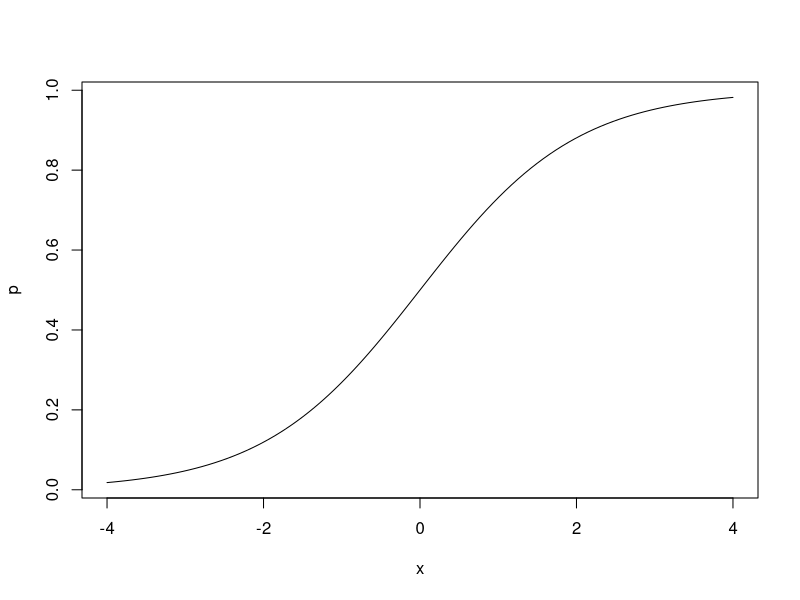

Generate this figure with R:
sample(c(0,1), size = 20, replace = TRUE, prob = c(0.3, 0.7))

rbinom(n = 20, size = 1, prob = 0.7)


x <- seq(-4, 4, length.out = 100)
p <- 1/(1 + exp(-x))
plot(x, p, type = "l")


set.seed(1)
gender <- sample(c(0,1), size = 100, replace = TRUE)
age <- round(runif(100, 18, 80))

lp <- -9 + 3.5*gender + 0.2*age

p <- 1/(1 + exp(-lp))
summary(p)

y <- rbinom(n = 100, size = 1, prob = p)
y


mod <- glm(y ~ gender + age, family = "binomial")
summary(mod)



set.seed(1)
gender <- sample(c(0,1), size = 1000, replace = TRUE)
age <- round(runif(1000, 18, 80))
xb <- -9 + 3.5*gender + 0.2*age
p <- 1/(1 + exp(-xb))
y <- rbinom(n = 1000, size = 1, prob = p)
mod <- glm(y ~ gender + age, family = "binomial")
summary(mod)

predict(mod, type="response", newdata = data.frame(cbind(age,gender)))[1:10]
p[1:10]

#generate data then build model
simFit <- function(n){
  gender <- sample(c(0,1), size = n, replace = TRUE)
  age <- round(runif(n, 18, 80))
  xb <- -9 + 3.5*gender + 0.2*age
  p <- 1/(1 + exp(-xb))
  y <- rbinom(n = n, size = 1, prob = p)
  mod <- glm(y ~ gender + age, family = binomial)
  s.out <- summary(mod)
  return(s.out$coeff[1])
}

powerEst <- function(N, n){
  r.out <- replicate(n = N, simFit(n = n))
  r.out
}
#10 repeatition, sample size of 100
powerEst(10,100)

#Three different sample sizes, 10 repeatiton  
ss <- seq(300,1000,100) # various sample sizes
p.out <- sapply(ss, function(x)powerEst(N = 10, n = x))
